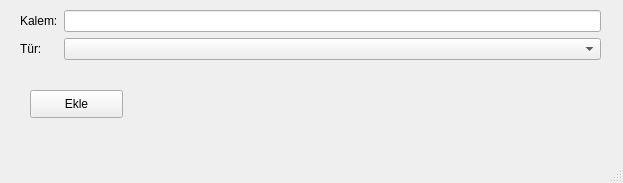
<?xml version="1.0" encoding="UTF-8"?>
<ui version="4.0">
 <class>MainWindow</class>
 <widget class="QMainWindow" name="MainWindow">
  <property name="geometry">
   <rect>
    <x>0</x>
    <y>0</y>
    <width>623</width>
    <height>183</height>
   </rect>
  </property>
  <property name="windowTitle">
   <string>MainWindow</string>
  </property>
  <widget class="QWidget" name="centralwidget">
   <widget class="QWidget" name="formLayoutWidget">
    <property name="geometry">
     <rect>
      <x>20</x>
      <y>10</y>
      <width>581</width>
      <height>76</height>
     </rect>
    </property>
    <layout class="QFormLayout" name="formLayout">
     <item row="0" column="0">
      <widget class="QLabel" name="label">
       <property name="text">
        <string>Kalem:</string>
       </property>
      </widget>
     </item>
     <item row="0" column="1">
      <widget class="QLineEdit" name="txt1">
       <property name="maxLength">
        <number>50</number>
       </property>
       <property name="echoMode">
        <enum>QLineEdit::Normal</enum>
       </property>
      </widget>
     </item>
     <item row="1" column="0">
      <widget class="QLabel" name="label_2">
       <property name="text">
        <string>Tür:</string>
       </property>
      </widget>
     </item>
     <item row="1" column="1">
      <widget class="QComboBox" name="cmb1"/>
     </item>
     <item row="2" column="1">
      <widget class="QLabel" name="lblSecim">
       <property name="text">
        <string/>
       </property>
      </widget>
     </item>
    </layout>
   </widget>
   <widget class="QPushButton" name="bt1">
    <property name="geometry">
     <rect>
      <x>30</x>
      <y>90</y>
      <width>93</width>
      <height>28</height>
     </rect>
    </property>
    <property name="text">
     <string>Ekle</string>
    </property>
   </widget>
  </widget>
  <widget class="QMenuBar" name="menubar">
   <property name="geometry">
    <rect>
     <x>0</x>
     <y>0</y>
     <width>623</width>
     <height>26</height>
    </rect>
   </property>
  </widget>
  <widget class="QStatusBar" name="statusbar"/>
 </widget>
 <resources/>
 <connections/>
</ui>
